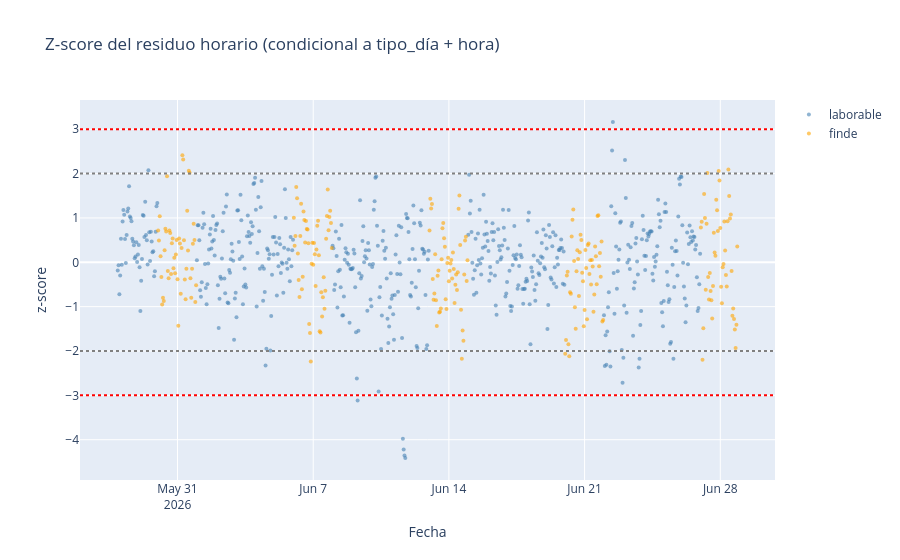

Notebook cell for this chart:
### Code cell
fig = go.Figure()

for tipo, color in [("laborable", "steelblue"), ("finde", "orange")]:
    subset = df_horario[df_horario["tipo_dia"] == tipo]
    fig.add_trace(go.Scatter(
        x=subset["fecha_hora"], y=subset["z_score"],
        mode="markers", name=tipo,
        marker=dict(size=4, color=color, opacity=0.6)
    ))

# Umbrales de referencia
for nivel in [2, -2, 3, -3]:
    fig.add_hline(y=nivel, line_dash="dot", line_color="red" if abs(nivel)==3 else "gray")

fig.update_layout(title="Z-score del residuo horario (condicional a tipo_día + hora)", xaxis_title="Fecha", yaxis_title="z-score")
fig.show()

### Figure 1 — Plotly figure (JSON) as saved in the notebook; plotly's stock layout.template omitted (floating-point values rounded to 4 significant figures; data arrays with more than 128 entries replaced by an {"elided": "..."} marker saying what was removed)
{"data": [{"marker": {"color": "steelblue", "opacity": 0.6, "size": 4}, "mode": "markers", "name": "laborable", "type": "scatter", "x": {"elided": "530 str values"}, "y": {"elided": "530 float values"}}, {"marker": {"color": "orange", "opacity": 0.6, "size": 4}, "mode": "markers", "name": "finde", "type": "scatter", "x": {"elided": "238 str values"}, "y": {"elided": "238 float values"}}], "layout": {"shapes": [{"line": {"color": "gray", "dash": "dot"}, "type": "line", "x0": 0, "x1": 1, "xref": "x domain", "y0": 2, "y1": 2, "yref": "y"}, {"line": {"color": "gray", "dash": "dot"}, "type": "line", "x0": 0, "x1": 1, "xref": "x domain", "y0": -2, "y1": -2, "yref": "y"}, {"line": {"color": "red", "dash": "dot"}, "type": "line", "x0": 0, "x1": 1, "xref": "x domain", "y0": 3, "y1": 3, "yref": "y"}, {"line": {"color": "red", "dash": "dot"}, "type": "line", "x0": 0, "x1": 1, "xref": "x domain", "y0": -3, "y1": -3, "yref": "y"}], "title": {"text": "Z-score del residuo horario (condicional a tipo_día + hora)"}, "xaxis": {"title": {"text": "Fecha"}}, "yaxis": {"title": {"text": "z-score"}}}}
